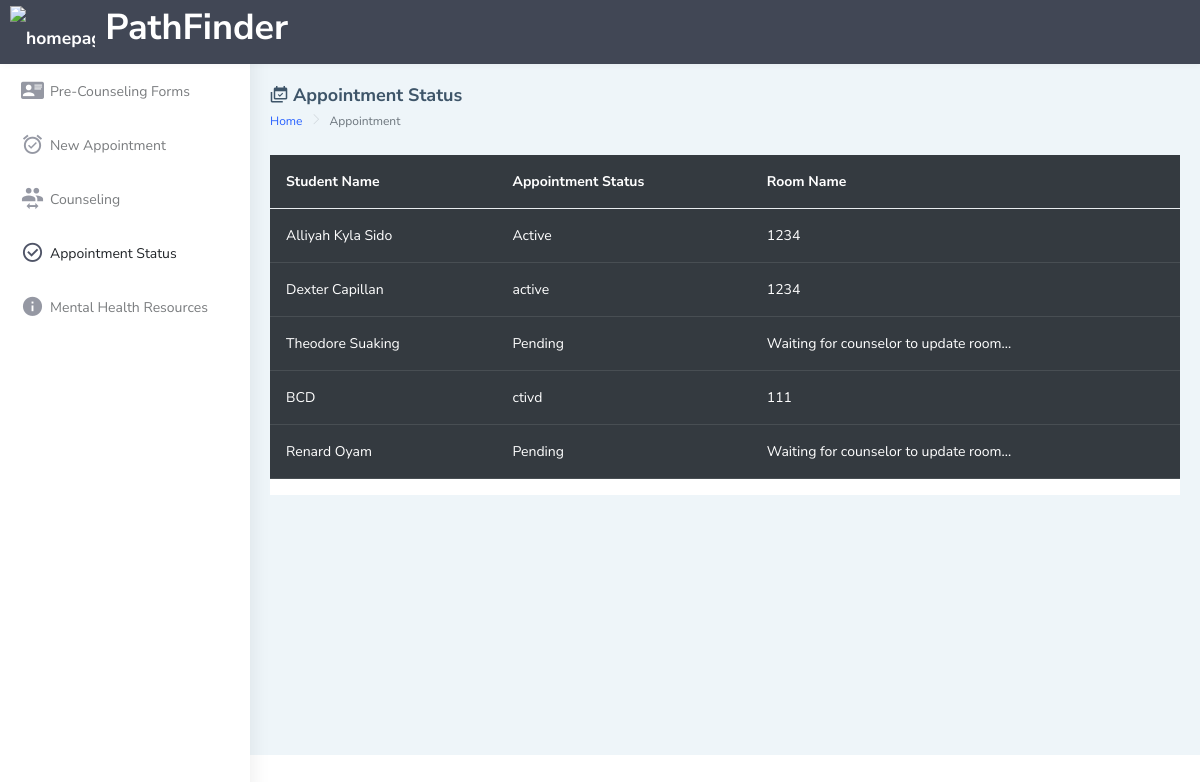
/student/status.php, run on the app's committed database.
### tables this page shows
CREATE TABLE `appointments` (
  `studentName` varchar(255) DEFAULT NULL,
  `courseName` varchar(255) DEFAULT NULL,
  `counselMode` varchar(255) DEFAULT NULL,
  `counselGender` varchar(255) DEFAULT NULL,
  `appointmentDate` date DEFAULT NULL,
  `appointmentTime` time DEFAULT NULL,
  `id` int(11) NOT NULL,
  `appointmentStatus` varchar(255) DEFAULT 'Pending',
  `roomName` varchar(255) DEFAULT 'Waiting for counselor to update room...'
);

### student/status.php (the view, shortened to what this page needs)
<!DOCTYPE html>
<html dir="ltr" lang="en">
<?php include 'includes/header.php'?>
<?php include('conn.php');?>
<body>
    <div id="main-wrapper" data-layout="vertical" data-navbarbg="skin5" data-sidebartype="full"
        data-sidebar-position="absolute" data-header-position="absolute" data-boxed-layout="full">
        <?php include 'includes/topbar.php'?>
        <?php include 'includes/sidebar.php'?>
        <div class="page-wrapper">
            <div class="page-breadcrumb">
                <div class="row align-items-center">
                    <div class="col-5">
                        <h4 class="page-title"><i class="mdi mdi-calendar-multiple-check"></i> Appointment Status</h4>
                        <div class="d-flex align-items-center">
                            <nav aria-label="breadcrumb">
                                <ol class="breadcrumb">
                                    <li class="breadcrumb-item"><a href="#">Home</a></li>
                                    <li class="breadcrumb-item active" aria-current="page">Appointment</li>
                                </ol>
                            </nav>
                        </div>
                    </div>
                </div>
            </div>
            <div class="container-fluid">
                <div class="row">
                    <div class="col-12">
                        <div class="card">
                            <div class="table-responsive">
                        <table id="example" class="table table-dark">
                                    <thead">
                                        <tr>
                                            <th scope="col">Student Name</th>
                                            <th scope="col">Appointment Status</th>
                                            <th scope="col">Room Name</th>
                                        </tr>
                                    <tbody>
                                    <?php
                                        $query = "SELECT * FROM appointments";
                                        $result = mysqli_query($conn, $query);
                                        if(!$result){
                                            die("Query Failed!".mysqli_error());
                                        }else{
                                            while($row = mysqli_fetch_assoc($result)){
                                    ?>
                                        <tr>
                                            <td><?php echo $row['studentName']; ?></td>
                                            <td><?php echo $row['appointmentStatus']; ?></td>
                                            <td><?php echo $row['roomName']; ?></td>
                                        </tr>
                                            <?php
                                        }
                                    }
                                ?>
                                    </tbody>
                                </table>
                            </div>
                        </div>
                    </div>
                </div>
            </div>
        </div>
    </div>
</body>
</html>

### data on the page
appointments: studentName "Alliyah Kyla Sido", appointmentStatus "Active", roomName "1234"
appointments: studentName "Dexter Capillan", appointmentStatus "active", roomName "1234"
appointments: studentName "Theodore Suaking", appointmentStatus "Pending", roomName "Waiting for counselor to update room..."
appointments: studentName "BCD", appointmentStatus "ctivd", roomName "111"
appointments: studentName "Renard Oyam", appointmentStatus "Pending", roomName "Waiting for counselor to update room..."
